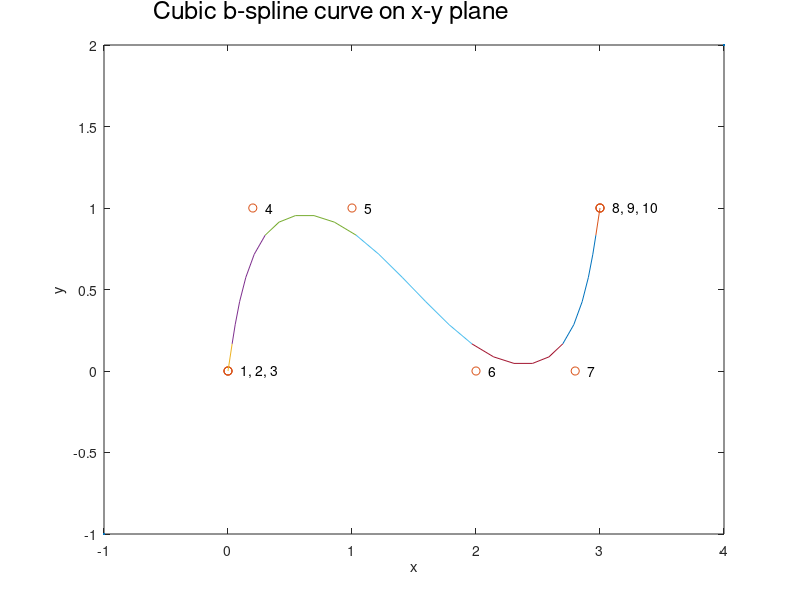

The MATLAB script that drew this image:
% L9_4 same as fig9_8 
% Copyright S. Nakamura, 1995
set(gcf, 'NumberTitle','off','Name', 'Figure 9.8; List 9.4')

clear; clf; hold off
y = [0 0 0 1    1 0 0   1 1 1];
x = [0 0 0 0.2  1 2 2.8 3 3 3];
m = length(y); plot([-1 4], [-1 2], '.'); hold on
xlabel('x'); ylabel('y');  plot(x,y,'o')
for k=3:8
if k==3, z=int2str(k); xk = x(k); yk=y(k); text(xk+0.1,yk,'1, 2, 3');

elseif k==8,z=int2str(k); xk = x(k); yk=y(k); text(xk+0.1,yk, ...
'8, 9, 10');
elseif k>3 & k<8,
  z=int2str(k); xk = x(k); yk=y(k); text(xk+0.1,yk,z)
end
end
t = 0:0.2:1; t2=t.^2; t3=t.^3;
for i=2:m-2
   yb = 1/6*((1-t).^3*y(i-1) + (3*t3-6*t2+4)*y(i) + ...
        (-3*t3 + 3*t2 + 3*t + 1)*y(i+1) + t3*y(i+2) );
   xb = 1/6*((1-t).^3*x(i-1) + (3*t3-6*t2+4)*x(i) +  ...
        (-3*t3 + 3*t2 + 3*t + 1)*x(i+1) + t3*x(i+2) );
   plot(xb,yb)
end
text (-0.6,2.2, 'Cubic b-spline curve on x-y plane', ...
'FontSize',[18])

%print fig9d6.ps
